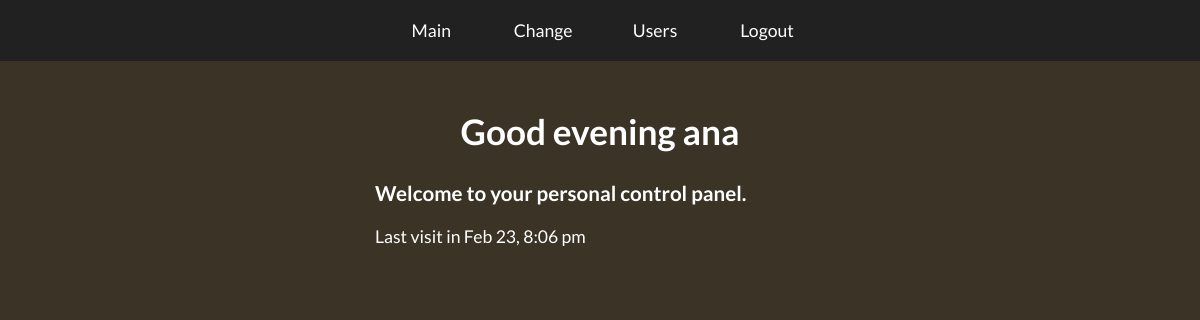
The app's page /admin (signed in), older data.
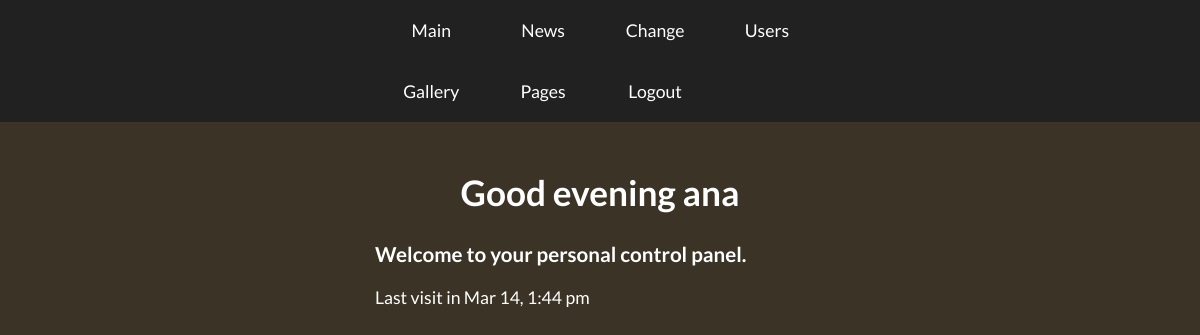
The same page, newer data.
### tables this page shows
CREATE TABLE `admin_menu` (
  `id` int(11) NOT NULL AUTO_INCREMENT,
  `name` varchar(30) DEFAULT NULL,
  `link` varchar(60) DEFAULT NULL,
  `parent` int(11) DEFAULT NULL,
  `sort` int(11) DEFAULT NULL,
  `active` int(11) DEFAULT '1',
  PRIMARY KEY (`id`),
  KEY `admin_menu_admin_menu_id_fk` (`parent`),
  CONSTRAINT `admin_menu_admin_menu_id_fk` FOREIGN KEY (`parent`) REFERENCES `admin_menu` (`id`)
);

### system/Controller.php (called while the page is built, shortened)
<?php
abstract class Controller
{
	private $__viewDir;
	protected $_template;
	public function __construct(){
		$class = new ReflectionClass($this);
		$this->__viewDir = realpath(dirname($class->getFileName()).'/../views');
		$this->_template = Config::get('global')['site_template'];
	}
	protected function render(string $view, array $data){
		$__content = $this->renderPartial($view, $data, true);
		require $_SERVER['DOCUMENT_ROOT'].'/templates/'.$this->_template.'.php';
	}
	protected function renderPartial(string $view, array $data, $return = false){
		if(file_exists($this->__viewDir.'/'.$view.'.php')){
			extract($data);
			require $this->__viewDir.'/'.$view.'.php';
			$__content =  ob_get_clean();
		}else{
			if (Config::get('global')['debug']){
				App::getInstance()->showError('File '.$this->viewDir.'/'.$view.'.php was not found');
			}else{
				App::getInstance()->redirect('/404');
			}
		}
		if($return){
			return $__content;
		}
	}
}

### modules/user/controllers/BackendController.php (called while the page is built, shortened)
<?php
class BackendController extends \BController
{
	public function actionIndex(){
		$model = \App::getInstance()->loadModel('user/user');
		$data = [
			'h2' => $model->getWelcomeMSG(),
			'lastSession' => $model->getLastSession($_SESSION['user']['login'])
		];
		$this->render('backend/index', $data);
	}
}

### system/App.php (called while the page is built, shortened)
<?php
trait Singleton {
	static private $instance = null;
	static public function getInstance() {
		return
			self::$instance===null
				? self::$instance = new static()
				: self::$instance;
	}
}
class App
{
	private $__route;
	public function setRoute(Router $route){
		$this->__route = $route;
	}
	public function execute($return = false){
		$controller = $this->__route->getController();
		$action = $this->__route->getAction();
		if($return){
			return $controller->$action();
		}
		$controller->$action();
	}
	public function loadModel(string $path): Model {
		list($module, $model) = explode('/', $path);
		$model = ucfirst($model).'Model';
		return new $model;
	}
	public function loadController(string $path, $return = true){
		list($module, $controllerName, $actionName) = explode('/', $path);
		$controllerName = ucfirst($controllerName).'Controller';
		$actionName = 'action'.ucfirst($actionName);
		$this->__route->setController($module, $controllerName, $actionName);
		if($return){
			return $this->execute(true);
		}
	}
}

### index.php (called while the page is built, shortened)
<?php
require_once("config.php");
App::getInstance()->execute();

### modules/menu/controllers/BackendController.php (called while the page is built, shortened)
<?php
class BackendController extends \BController
{
	public function actionMenu(){
		$model = \App::getInstance()->loadModel('menu/backendMenu');
		$data = [
			'menuList' => $model->getMenu(),
		];
		return $this->renderPartial('backend/menu', $data, true);
	}
}

### system/Model.php (called while the page is built, shortened)
<?php
abstract class Model
{
	protected $_pdo;
	function __construct(){
		if(Config::get('db')){
            $dsn = 'mysql:host='.Config::get('db')['host'].';dbname='.Config::get('db')['database'].';charset=utf8';
		}else{
			$dsn = 'mysql:host='.getenv('DB_HOST').';dbname='.getenv('DB_NAME').';charset=utf8';
		}
		$opt = array(
			PDO::ATTR_ERRMODE               => PDO::ERRMODE_EXCEPTION,
			PDO::ATTR_DEFAULT_FETCH_MODE    => PDO::FETCH_ASSOC,
		);
		if(Config::get('db')){
			$this->_pdo = new PDO($dsn, Config::get('db')['user'],Config::get('db')['pass'], $opt);
		}else{
			$this->_pdo = new PDO($dsn, getenv('DB_USER'),getenv('DB_PASS'), $opt);
		}
	}
	protected function queryRows(string $sql, array $data = []): array {
		$stmt = $this->_pdo->prepare($sql);
		$stmt->execute($data);
		$data = [];
		foreach ($stmt as $row){
			$data[] = $row;
		}
		return $data;
	}
}

### modules/menu/models/BackendMenuModel.php (called while the page is built, shortened)
<?php
class BackendMenuModel extends \Model
{
	public function getMenu(): array {
		$sql = 'SELECT am.name, am.link FROM admin_menu am
				LEFT JOIN admin_menu_roles amr ON amr.menu_id = am.id
				WHERE am.active = :active
				AND amr.role_id  = :user
				ORDER BY sort';
		return $this->queryRows($sql, ['active' => 1, 'user' => $_SESSION['user']['role']]);
	}
}

### config.php (called while the page is built, shortened)
<?php
class Config
{
	private static $__data = [
		'global' => [
			'debug' => true,
			'site_template' => 'frontend',
			'admin_template' => 'backend',
			'css_dir' => '/static/css/',
			'js_dir' => '/static/js/',
			'news_limit' => 4,
			'SendGridAPI_key' => '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',
			'feedback_mail' => 'zaloznyi.sasha@gmail.com'
		],
		'routes' => [
			'admin' => 'user/BackendController/actionIndex',
			'admin/login' => 'user/BackendController/actionLogin',
			'admin/logout' => 'user/BackendController/actionLogout',
			'admin/users' => 'user/BackendController/actionUserList',
			'admin/user/delete/(\d+)' => 'user/BackendController/actionDelete/id:$1',
			'admin/user/add' => 'user/BackendController/actionAdd',
			'admin/user/change' => 'user/BackendController/actionChange',
			'admin/pages' => 'pages/BackendController/actionPages',
			'admin/page/edit/(\d+)' => 'pages/BackendController/actionEdit/id:$1',
			'admin/gallery' => 'pages/BackendController/actionGallery',
			'admin/gallery/add' => 'pages/BackendController/actionAddImage',
			'admin/gallery/edit/(\d+)' => 'pages/BackendController/actionEditImage/id:$1',
			'admin/gallery/delete/(\d+)' => 'pages/BackendController/actionDeleteImage/id:$1',
			'admin/news' => 'news/BackendController/actionNews',
			'admin/news/add' => 'news/BackendController/actionAdd',
			'admin/news/edit/(\d+)' => 'news/BackendController/actionEdit/id:$1',
			'admin/news/delete/(\d+)' => 'news/BackendController/actionDelete/id:$1',
			'' => 'pages/FrontendController/actionPage',
			'contact' => 'pages/FrontendController/actionContact',
			'404' => 'system/ErrorController/action404',
			'page/([a-z-]+)' => 'pages/FrontendController/actionPage/alias:$1',
			'gallery' => 'pages/FrontendController/actionGallery',
			'gallery/(\d+)' => 'pages/FrontendController/actionImage/id:$1',
			'news' => 'news/FrontendController/actionNews',
			'news/(\d+)' => 'news/FrontendController/actionNews/page:$1',
		],
	];
	public static function get(string $name): array {
		return isset(self::$__data[$name]) ? self::$__data[$name] : [];
	}
}

### modules/menu/views/backend/menu.php (the view)
<nav class="control_menu">
    <div class="wrapper_small">
        <ul>
            <?php foreach ($menuList as $item): ?>
                <li><a href="<?php echo $item['link'];?>"><?php echo $item['name'];?></a></li>
            <?php endforeach; ?>
        </ul>
    </div>
</nav>

### modules/user/views/backend/index.php (shortened to what the changed rows need)
<section class="login_main">
    <div class="wrapper_small">
        <h2 class="title_h2"><?php echo $h2; ?></h2>
        <h3>Welcome to your personal control panel.</h3>
        <p><?php echo $lastSession; ?></p>
    </div>
</section>

Row changes from the older to the newer data that the page shows:
added admin_menu: name "News"
added admin_menu: name "Gallery"
added admin_menu: name "Pages"
Text that changed along with them:
$lastSession: "Last visit in Feb 23, 8:06 pm" → "Last visit in Mar 14, 1:44 pm"
